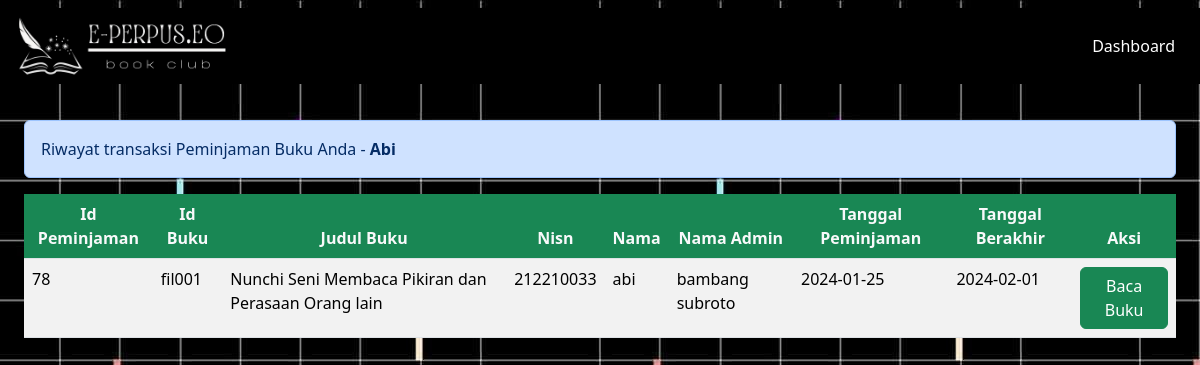
Page /DashboardMember/formPeminjaman/TransaksiPeminjaman.php (signed in) on the earlier database version.
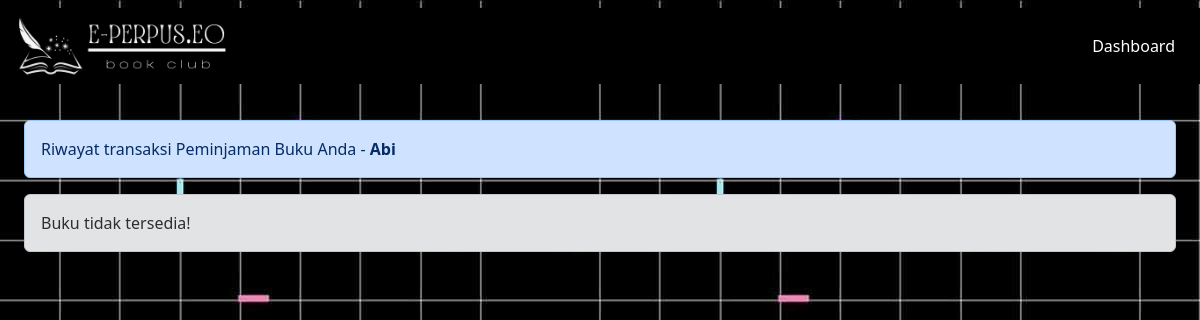
Same page on the later database version.
### tables this page shows
CREATE TABLE `peminjaman` (
  `id_peminjaman` int(11) NOT NULL,
  `id_buku` varchar(20) NOT NULL,
  `nisn` int(11) NOT NULL,
  `id_admin` int(11) NOT NULL,
  `tgl_peminjaman` date NOT NULL,
  `tgl_pengembalian` date NOT NULL,
  `status` enum('ya','tidak') NOT NULL
);

CREATE TABLE `buku` (
  `cover` varchar(255) NOT NULL,
  `id_buku` varchar(20) NOT NULL,
  `kategori` varchar(255) NOT NULL,
  `judul` varchar(255) NOT NULL,
  `pengarang` varchar(255) NOT NULL,
  `penerbit` varchar(255) NOT NULL,
  `tahun_terbit` date NOT NULL,
  `jumlah_halaman` int(11) NOT NULL,
  `buku_deskripsi` text NOT NULL,
  `isi_buku` varchar(250) NOT NULL
);

CREATE TABLE `member` (
  `nisn` int(11) NOT NULL,
  `kode_member` varchar(12) NOT NULL,
  `nama` varchar(255) NOT NULL,
  `password` varchar(255) NOT NULL,
  `jenis_kelamin` varchar(20) NOT NULL,
  `kelas` varchar(5) NOT NULL,
  `jurusan` varchar(50) NOT NULL,
  `no_tlp` varchar(15) NOT NULL,
  `tgl_pendaftaran` date NOT NULL
);

### config/config.php (called while the page is built, shortened)
<?php
$host = "127.0.0.1";
$username = "root";
$password = "";
$database_name = "perpustakaan";
$connection = mysqli_connect($host, $username, $password, $database_name);
function queryReadData($dataKategori) {
  global $connection;
  $result = mysqli_query($connection, $dataKategori);
  $items = [];
  while($item = mysqli_fetch_assoc($result)) {
    $items[] = $item;
  }
  return $items;
}
?>

### DashboardMember/formPeminjaman/TransaksiPeminjaman.php (the view, shortened to what this page needs)
<?php
require "../../config/config.php";
$akunMember = $_SESSION["member"]["nisn"];
$dataPinjam = queryReadData("SELECT peminjaman.id_peminjaman, peminjaman.id_buku, buku.judul, peminjaman.nisn, member.nama, admin.nama_admin, peminjaman.tgl_peminjaman, peminjaman.tgl_pengembalian, peminjaman.status
FROM peminjaman
INNER JOIN buku ON peminjaman.id_buku = buku.id_buku
INNER JOIN member ON peminjaman.nisn = member.nisn
INNER JOIN admin ON peminjaman.id_admin = admin.id
WHERE peminjaman.nisn = $akunMember");
?>
<!DOCTYPE html>
<html lang="en">
  <head>
    <link rel="stylesheet" href="../../style.css">
</head>
  </head>
  <body style="background: url(../../assets/bg.jpg) fixed; ">
     <nav class="navbar fixed-top ">
      <div class="container-fluid" style="background-color: black; ">
        <a class="navbar-brand" href="#">
          <img src="../../assets/logoNav.png" alt="logo" width="220px">
        </a>
        <a class="btn btn-tertiary" href="../dashboardMember.php" style="color: white;">Dashboard</a>
      </div>
    </nav>
  <div class="p-4 mt-5">
    <div class="mt-5 alert alert-primary" role="alert">Riwayat transaksi Peminjaman Buku Anda - <span class="fw-bold text-capitalize"><?php echo htmlentities($_SESSION["member"]["nama"]); ?></span></div>
    <?php if ($dataPinjam == false) { ?>
      <div class="alert alert-secondary" role="alert">
         Buku tidak tersedia!
      </div>
      <?php } else { ?>
      <div class="table-responsive mt-3">
         <table class="table table-striped table-hover">
            <thead class="text-center">
               <tr>
                  <th class="bg-success text-light">Id Peminjaman</th>
                  <th class="bg-success text-light">Id Buku</th>
                  <th class="bg-success text-light">Judul Buku</th>
                  <th class="bg-success text-light">Nisn</th>
                  <th class="bg-success text-light">Nama</th>
                  <th class="bg-success text-light">Nama Admin</th>
                  <th class="bg-success text-light">Tanggal Peminjaman</th>
                  <th class="bg-success text-light">Tanggal Berakhir</th>
                  <th class="bg-success text-light">Aksi</th>
               </tr>
            </thead>
            <tr>
               <?php foreach ($dataPinjam as $item) : ?>
               <td><?= $item["id_peminjaman"]; ?></td>
               <td><?= $item["id_buku"]; ?></td>
               <td><?= $item["judul"]; ?></td>
               <td><?= $item["nisn"]; ?></td>
               <td><?= $item["nama"]; ?></td>
               <td><?= $item["nama_admin"]; ?></td>
               <td><?= $item["tgl_peminjaman"]; ?></td>
               <td><?= $item["tgl_pengembalian"]; ?></td>
               <td>
                  <a class="btn btn-success" href="bacabuku.php?id=<?= $item["id_buku"]; ?>"> Baca Buku</a>
               </td>
               <?php endforeach; ?>
            </tr>
         </table>
      </div>
   </div>
   <?php } ?>
  </body>
</html>

Differences in the rows shown:
removed peminjaman: id_peminjaman "78", id_buku "fil001", id_buku.judul "Nunchi Seni Membaca Pikiran dan Perasaan Orang lain", nisn "212210033", nisn.nama "abi", id_admin.nama_admin "bambang subroto", tgl_peminjaman "2024-01-25", tgl_pengembalian "2024-02-01"
Other differences:
text no longer shown: "Id Peminjaman Id Buku Judul Buku Nisn Nama Nama Admin Tanggal Peminjaman Tanggal Berakhir Aksi"
text now shown: "Buku tidak tersedia!"
